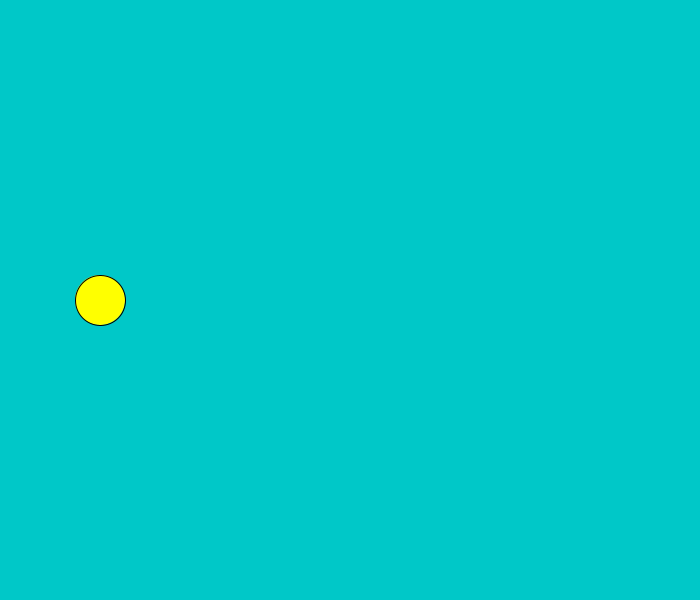
Frame 1 (no input)
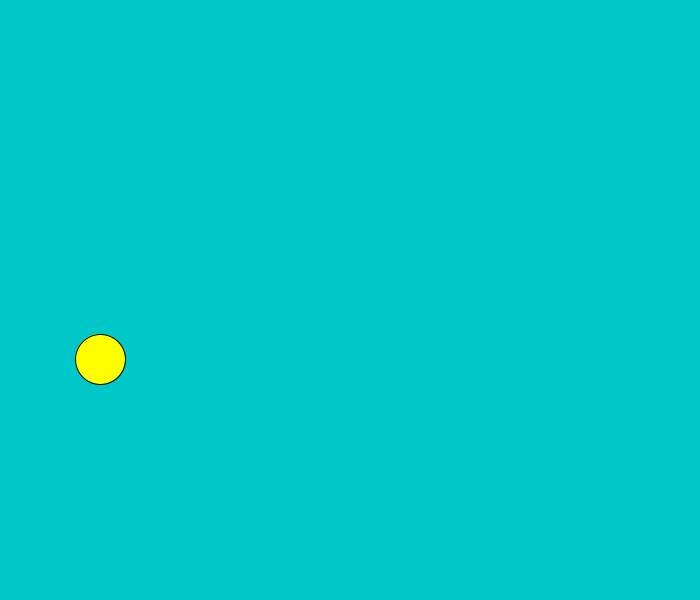
Frame 60 (the mouse pressed at the canvas centre just before this capture)
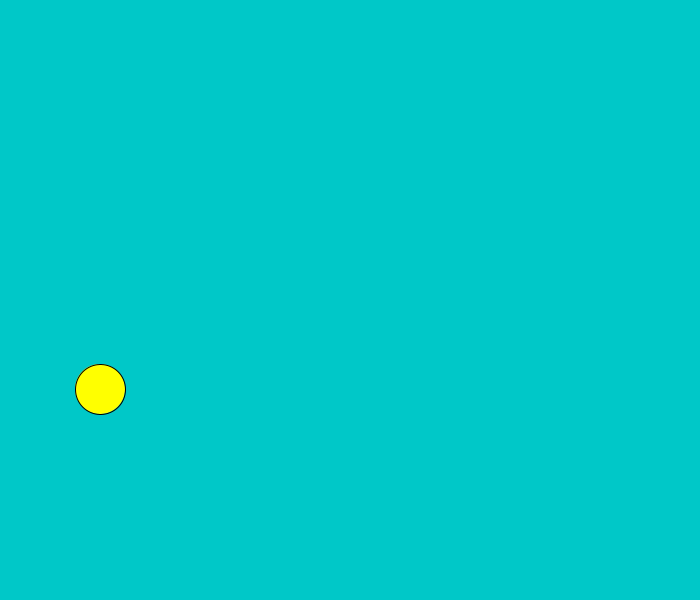
Frame 120 (the mouse held since frame 60 and released just before this capture)

The Processing sketch that drew these frames (run headless with seeded random() and noise(); from frame 60 on, the mouse is pressed at the canvas centre):

// Processing sketch: Flappy_Bird
// ── Flappy_Bird.pde
int x=100;
int y=300;
int z=50;
double birdYVelocity=30;
double gravity = 1;
void setup(){
  size(700,600);


}

void draw(){
  background(0,200,200);
  fill(300,300,0);
  ellipse(x,y,z,z);
  y+=gravity;
}
void mousePressed(){
 y-=birdYVelocity; 
}
